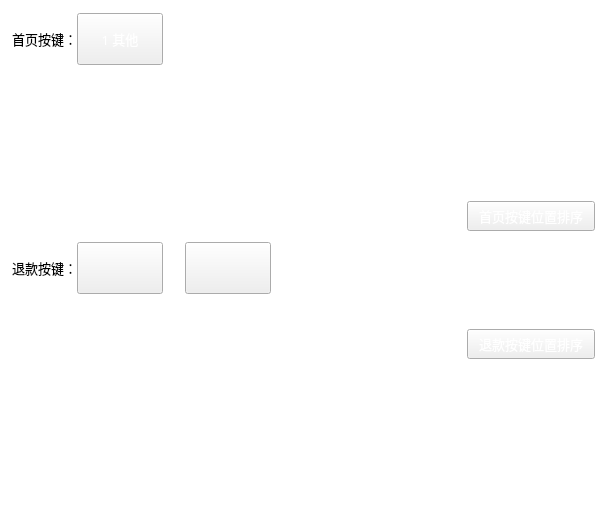
<?xml version="1.0" encoding="UTF-8"?>
<ui version="4.0">
 <class>KeySetPage</class>
 <widget class="QWidget" name="KeySetPage">
  <property name="geometry">
   <rect>
    <x>0</x>
    <y>0</y>
    <width>607</width>
    <height>513</height>
   </rect>
  </property>
  <property name="windowTitle">
   <string>Form</string>
  </property>
  <layout class="QVBoxLayout" name="verticalLayout">
   <property name="spacing">
    <number>0</number>
   </property>
   <property name="leftMargin">
    <number>0</number>
   </property>
   <property name="topMargin">
    <number>0</number>
   </property>
   <property name="rightMargin">
    <number>0</number>
   </property>
   <property name="bottomMargin">
    <number>0</number>
   </property>
   <item>
    <widget class="QWidget" name="skinWidget" native="true">
     <property name="styleSheet">
      <string notr="true">QWidget#skinWidget{
	background-color:#ffffff;
}</string>
     </property>
     <widget class="QLabel" name="homeKeyLabel">
      <property name="geometry">
       <rect>
        <x>0</x>
        <y>13</y>
        <width>77</width>
        <height>52</height>
       </rect>
      </property>
      <property name="font">
       <font>
        <family>微软雅黑</family>
        <pointsize>10</pointsize>
       </font>
      </property>
      <property name="text">
       <string>首页按键：</string>
      </property>
      <property name="alignment">
       <set>Qt::AlignRight|Qt::AlignTrailing|Qt::AlignVCenter</set>
      </property>
     </widget>
     <widget class="QPushButton" name="refundKeySortButton">
      <property name="geometry">
       <rect>
        <x>467</x>
        <y>329</y>
        <width>128</width>
        <height>30</height>
       </rect>
      </property>
      <property name="font">
       <font>
        <family>微软雅黑</family>
        <pointsize>10</pointsize>
       </font>
      </property>
      <property name="styleSheet">
       <string notr="true">QPushButton#refundKeySortButton {
	color: rgb(255, 255, 255);
	border-image: url(:/setImage/sort_normal.png);
}

QPushButton#refundKeySortButton:pressed {
	border-image: url(:/setImage/sort_press.png);
}</string>
      </property>
      <property name="text">
       <string>退款按键位置排序</string>
      </property>
     </widget>
     <widget class="QPushButton" name="homeOtherButton">
      <property name="geometry">
       <rect>
        <x>77</x>
        <y>13</y>
        <width>86</width>
        <height>52</height>
       </rect>
      </property>
      <property name="font">
       <font>
        <family>微软雅黑</family>
        <pointsize>10</pointsize>
       </font>
      </property>
      <property name="styleSheet">
       <string notr="true">color: rgb(255, 255, 255);
border-image: url(:/setImage/key_btn_disable.png);</string>
      </property>
      <property name="text">
       <string>1 其他</string>
      </property>
     </widget>
     <widget class="QPushButton" name="homeKeySortButton">
      <property name="geometry">
       <rect>
        <x>467</x>
        <y>201</y>
        <width>128</width>
        <height>30</height>
       </rect>
      </property>
      <property name="font">
       <font>
        <family>微软雅黑</family>
        <pointsize>10</pointsize>
       </font>
      </property>
      <property name="styleSheet">
       <string notr="true">QPushButton#homeKeySortButton {
	color: rgb(255, 255, 255);
	border-image: url(:/setImage/sort_normal.png);
}

QPushButton#homeKeySortButton:pressed {
	border-image: url(:/setImage/sort_press.png);
}</string>
      </property>
      <property name="text">
       <string>首页按键位置排序</string>
      </property>
     </widget>
     <widget class="QPushButton" name="pushButton">
      <property name="geometry">
       <rect>
        <x>77</x>
        <y>242</y>
        <width>86</width>
        <height>52</height>
       </rect>
      </property>
      <property name="font">
       <font>
        <family>微软雅黑</family>
        <pointsize>10</pointsize>
       </font>
      </property>
      <property name="styleSheet">
       <string notr="true">border-image: url(:/setImage/key_btn_disable.png);
color: rgb(255, 255, 255);</string>
      </property>
      <property name="text">
       <string/>
      </property>
     </widget>
     <widget class="QLabel" name="refundKeyLabel">
      <property name="geometry">
       <rect>
        <x>0</x>
        <y>242</y>
        <width>77</width>
        <height>52</height>
       </rect>
      </property>
      <property name="font">
       <font>
        <family>微软雅黑</family>
        <pointsize>10</pointsize>
       </font>
      </property>
      <property name="text">
       <string>退款按键：</string>
      </property>
      <property name="alignment">
       <set>Qt::AlignRight|Qt::AlignTrailing|Qt::AlignVCenter</set>
      </property>
     </widget>
     <widget class="PressKeyWidget" name="homeKey1Widget" native="true">
      <property name="geometry">
       <rect>
        <x>185</x>
        <y>13</y>
        <width>86</width>
        <height>52</height>
       </rect>
      </property>
     </widget>
     <widget class="PressKeyWidget" name="homeKey2Widget" native="true">
      <property name="geometry">
       <rect>
        <x>293</x>
        <y>13</y>
        <width>86</width>
        <height>52</height>
       </rect>
      </property>
     </widget>
     <widget class="PressKeyWidget" name="homeKey3Widget" native="true">
      <property name="geometry">
       <rect>
        <x>401</x>
        <y>13</y>
        <width>86</width>
        <height>52</height>
       </rect>
      </property>
     </widget>
     <widget class="PressKeyWidget" name="homeKey4Widget" native="true">
      <property name="geometry">
       <rect>
        <x>509</x>
        <y>13</y>
        <width>86</width>
        <height>52</height>
       </rect>
      </property>
     </widget>
     <widget class="PressKeyWidget" name="homeKey5Widget" native="true">
      <property name="geometry">
       <rect>
        <x>77</x>
        <y>78</y>
        <width>86</width>
        <height>52</height>
       </rect>
      </property>
     </widget>
     <widget class="PressKeyWidget" name="homeKey6Widget" native="true">
      <property name="geometry">
       <rect>
        <x>185</x>
        <y>78</y>
        <width>86</width>
        <height>52</height>
       </rect>
      </property>
     </widget>
     <widget class="PressKeyWidget" name="homeKey7Widget" native="true">
      <property name="geometry">
       <rect>
        <x>293</x>
        <y>78</y>
        <width>86</width>
        <height>52</height>
       </rect>
      </property>
     </widget>
     <widget class="PressKeyWidget" name="homeKey8Widget" native="true">
      <property name="geometry">
       <rect>
        <x>401</x>
        <y>78</y>
        <width>86</width>
        <height>52</height>
       </rect>
      </property>
     </widget>
     <widget class="PressKeyWidget" name="homeKey9Widget" native="true">
      <property name="geometry">
       <rect>
        <x>509</x>
        <y>78</y>
        <width>86</width>
        <height>52</height>
       </rect>
      </property>
     </widget>
     <widget class="PressKeyWidget" name="homeKey10Widget" native="true">
      <property name="geometry">
       <rect>
        <x>77</x>
        <y>143</y>
        <width>86</width>
        <height>52</height>
       </rect>
      </property>
     </widget>
     <widget class="PressKeyWidget" name="homeKey11Widget" native="true">
      <property name="geometry">
       <rect>
        <x>185</x>
        <y>143</y>
        <width>86</width>
        <height>52</height>
       </rect>
      </property>
     </widget>
     <widget class="PressKeyWidget" name="homeKey12Widget" native="true">
      <property name="geometry">
       <rect>
        <x>293</x>
        <y>143</y>
        <width>86</width>
        <height>52</height>
       </rect>
      </property>
     </widget>
     <widget class="PressKeyWidget" name="refundKey1Widget" native="true">
      <property name="geometry">
       <rect>
        <x>293</x>
        <y>242</y>
        <width>86</width>
        <height>52</height>
       </rect>
      </property>
     </widget>
     <widget class="PressKeyWidget" name="refundKey2Widget" native="true">
      <property name="geometry">
       <rect>
        <x>401</x>
        <y>242</y>
        <width>86</width>
        <height>52</height>
       </rect>
      </property>
     </widget>
     <widget class="PressKeyWidget" name="refundKey3Widget" native="true">
      <property name="geometry">
       <rect>
        <x>509</x>
        <y>242</y>
        <width>86</width>
        <height>52</height>
       </rect>
      </property>
     </widget>
     <widget class="PressKeyWidget" name="homeKey13Widget" native="true">
      <property name="geometry">
       <rect>
        <x>400</x>
        <y>143</y>
        <width>86</width>
        <height>52</height>
       </rect>
      </property>
     </widget>
     <widget class="QPushButton" name="pushButton_2">
      <property name="geometry">
       <rect>
        <x>185</x>
        <y>242</y>
        <width>86</width>
        <height>52</height>
       </rect>
      </property>
      <property name="font">
       <font>
        <family>微软雅黑</family>
        <pointsize>10</pointsize>
       </font>
      </property>
      <property name="styleSheet">
       <string notr="true">border-image: url(:/setImage/key_btn_disable.png);
color: rgb(255, 255, 255);</string>
      </property>
      <property name="text">
       <string/>
      </property>
     </widget>
    </widget>
   </item>
  </layout>
 </widget>
 <customwidgets>
  <customwidget>
   <class>PressKeyWidget</class>
   <extends>QWidget</extends>
   <header>PressKeyWidget.h</header>
   <container>1</container>
  </customwidget>
 </customwidgets>
 <resources/>
 <connections/>
</ui>
